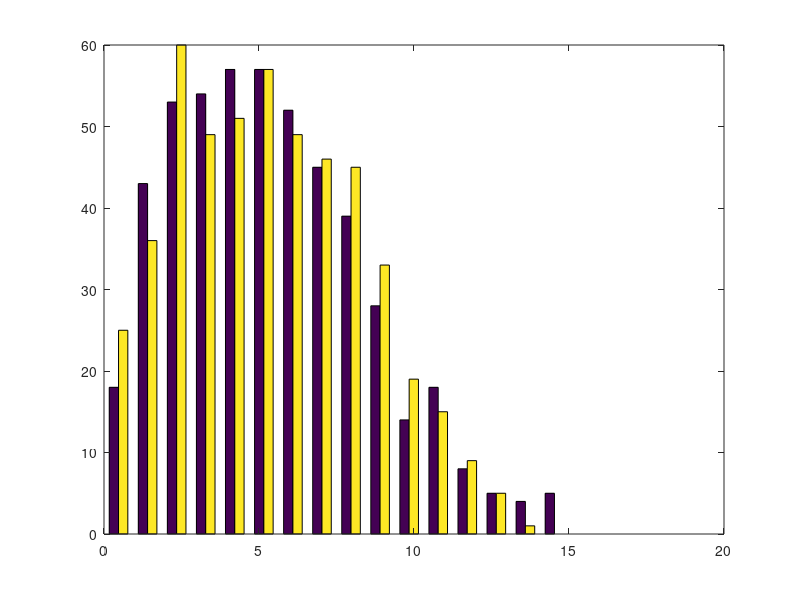
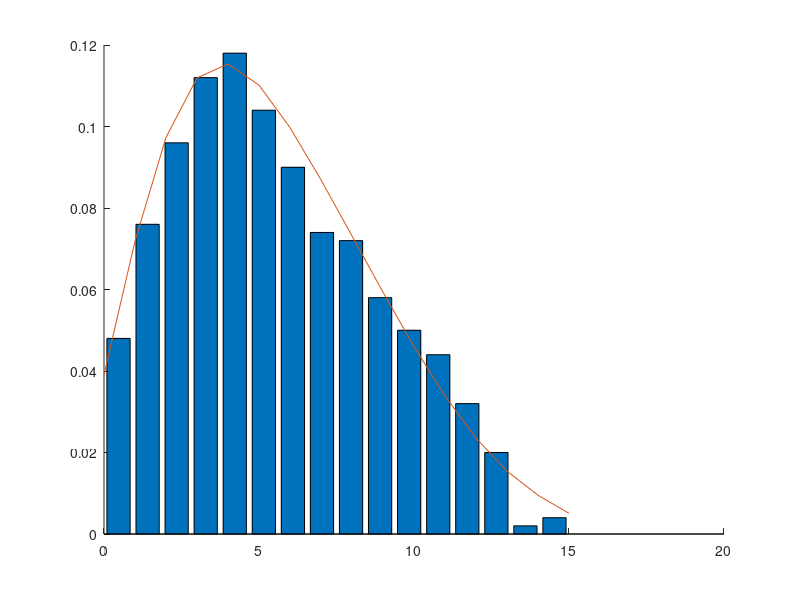

These figures' MATLAB source, in order:

clc
clear

%% bivariate example
% f(x,y) = C_x^n y^{x+a-1}(1-y)^{n-x+b-1}
% x = 0,1,...,n   0<=y<=1
% f(x|y) is Binomial(n,y)
% f(y|x) is Beta(x+a,n-x+b)

n = 16;
a = 2;
b = 4;
y0 = 0.5;

r = 2;
m = 500;
x = zeros(m,r);
for i = 1:r
    for j = 1:m
        x1 = random('bino',n,y0);
        x(j,i) = x1;
        y1 = random('beta',x1+a,n-x1+b);
        y0 = y1;
    end
end

figure;
hist(x,16);


% using the final values from Gibbs sequences of length k
k = 10;
x = zeros(m,1);
y = zeros(m,1);
for i = 1:m
    for j = 1:k
        x1 = random('bino',n,y0);
        y1 = random('beta',x1+a,n-x1+b);
        y0 = y1;
    end
    x(i) = x1;
    y(i) = y1;
end

[nx,xout] = hist(x,16);

t = min(x):max(x);
ft = zeros(length(t),1);
for i = 1:length(t)
    ft(i) = mean(pdf('bino',t(i),n,y));
end

figure;
hold on;
bar(xout,nx/m);
plot(t,ft);
